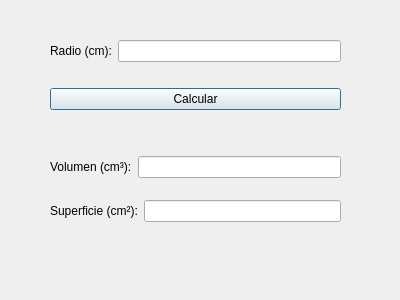
<?xml version="1.0" encoding="UTF-8"?>
<ui version="4.0">
 <class>Dialog</class>
 <widget class="QDialog" name="Dialog">
  <property name="geometry">
   <rect>
    <x>0</x>
    <y>0</y>
    <width>400</width>
    <height>300</height>
   </rect>
  </property>
  <property name="windowTitle">
   <string>Esfera</string>
  </property>
  <widget class="QWidget" name="verticalLayoutWidget">
   <property name="geometry">
    <rect>
     <x>50</x>
     <y>20</y>
     <width>291</width>
     <height>111</height>
    </rect>
   </property>
   <layout class="QVBoxLayout" name="verticalLayout">
    <item>
     <layout class="QHBoxLayout" name="horizontalLayout">
      <item>
       <widget class="QLabel" name="label">
        <property name="text">
         <string>Radio (cm):</string>
        </property>
       </widget>
      </item>
      <item>
       <widget class="QLineEdit" name="radius"/>
      </item>
     </layout>
    </item>
    <item>
     <widget class="QPushButton" name="compute_button">
      <property name="text">
       <string>Calcular</string>
      </property>
     </widget>
    </item>
   </layout>
  </widget>
  <widget class="QWidget" name="verticalLayoutWidget_2">
   <property name="geometry">
    <rect>
     <x>50</x>
     <y>140</y>
     <width>291</width>
     <height>99</height>
    </rect>
   </property>
   <layout class="QVBoxLayout" name="verticalLayout_2">
    <item>
     <layout class="QHBoxLayout" name="horizontalLayout_3">
      <item>
       <widget class="QLabel" name="label_3">
        <property name="text">
         <string>Volumen (cm³):</string>
        </property>
       </widget>
      </item>
      <item>
       <widget class="QLineEdit" name="volume"/>
      </item>
     </layout>
    </item>
    <item>
     <layout class="QHBoxLayout" name="horizontalLayout_4">
      <item>
       <widget class="QLabel" name="label1">
        <property name="text">
         <string>Superficie (cm²):</string>
        </property>
       </widget>
      </item>
      <item>
       <widget class="QLineEdit" name="surface"/>
      </item>
     </layout>
    </item>
   </layout>
  </widget>
 </widget>
 <resources/>
 <connections/>
</ui>
